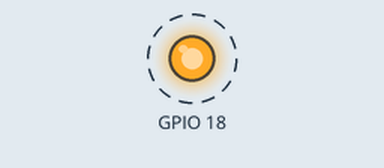
The program below on a simulated Raspberry Pi (BCM pin numbers). Shown: output pins drawn as LEDs (lit = HIGH). Dashed ring = blinking. What the program prints to the terminal is not drawn. At 10.0 s the program stops and its outputs stay as they are.

Above: at 0.5 s.
Timing chart, 0 to 4.6 s (numbered marks = the images above):
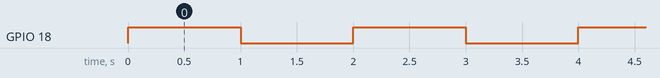

The program:

p2_led_gpio.py
```python
import RPi.GPIO as GPIO
import time

#configuracion de gpio
GPIO.setmode(GPIO.BCM)
GPIO.setwarnings(False)
GPIO.setup(18,GPIO.OUT)

i=1
while i<=5:
     print "LED on",i, " veces"
     GPIO.output(18,GPIO.HIGH)
     time.sleep(1)
     print "LED OFF",i," veces"
     GPIO.output(18,GPIO.LOW)
     time.sleep(1)
     i+=1
     print ""
print "fin del programa"
```

Measured:
- by itself, GPIO 18: alternates HIGH for 1.0 s and LOW for 1.0 s, 10 changes in all, then stays LOW
